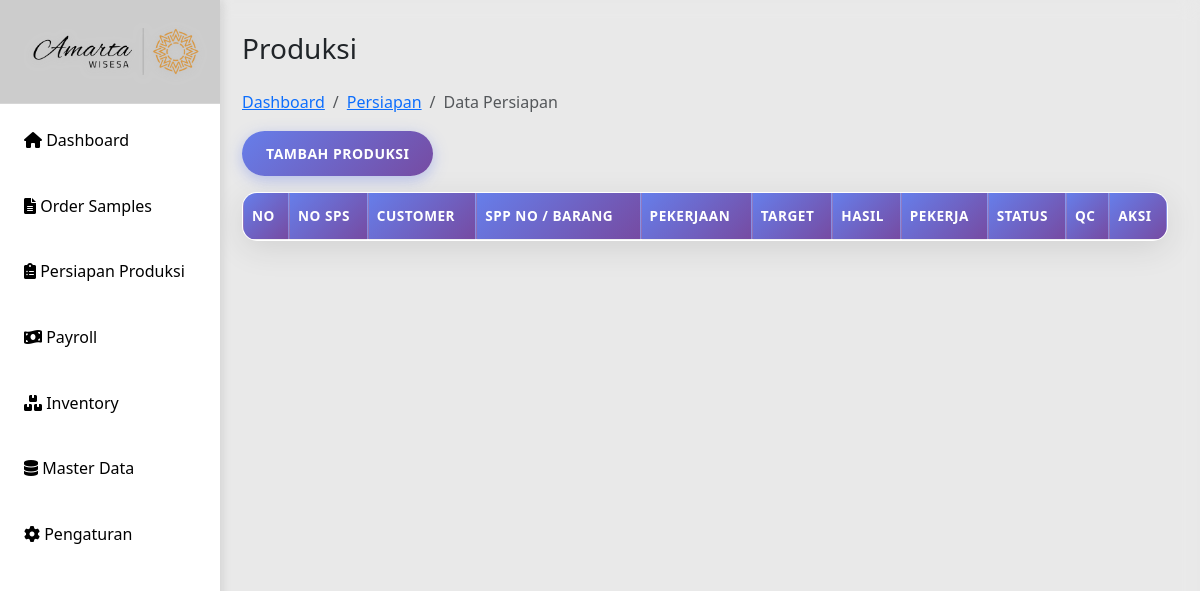
/produksi.php?id_sps=4, run on an earlier commit of the app's database.
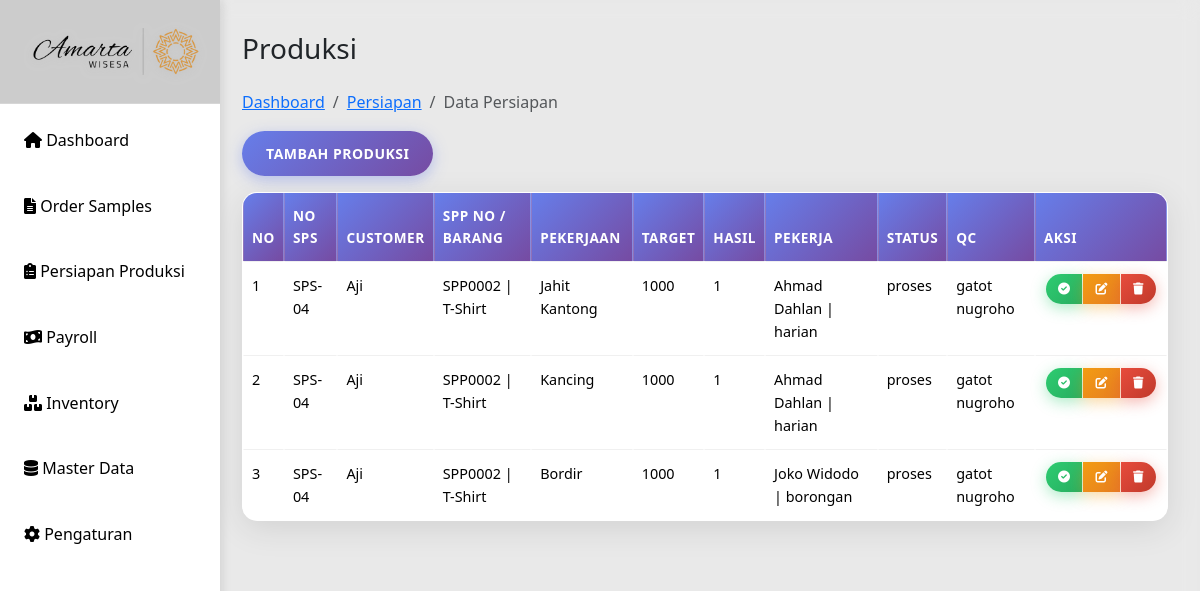
And on a later commit of the database.
### tables this page shows
CREATE TABLE `produksi` (
  `id` int(10) UNSIGNED NOT NULL,
  `id_sps` int(10) UNSIGNED NOT NULL,
  `kerjaan` varchar(255) NOT NULL,
  `target` int(11) DEFAULT 0,
  `hasil` int(11) DEFAULT 0,
  `pekerja` varchar(100) DEFAULT NULL,
  `status` enum('proses','pending','selesai') DEFAULT 'pending',
  `qc` varchar(100) DEFAULT NULL,
  `timestamp` timestamp NOT NULL DEFAULT current_timestamp()
);

CREATE TABLE `sps` (
  `id` int(10) UNSIGNED NOT NULL,
  `tanggal` date DEFAULT NULL,
  `sps_no` varchar(20) DEFAULT NULL,
  `customer` varchar(100) DEFAULT NULL,
  `item` varchar(100) DEFAULT NULL,
  `artikel` varchar(100) DEFAULT NULL,
  `qty` int(11) DEFAULT NULL,
  `size` varchar(20) DEFAULT NULL,
  `sample_product` varchar(255) DEFAULT NULL,
  `design` varchar(255) DEFAULT NULL,
  `st_chart` varchar(255) DEFAULT NULL,
  `material_sm` varchar(255) DEFAULT NULL,
  `pola_sample` varchar(255) DEFAULT NULL,
  `buat_sample` varchar(255) DEFAULT NULL,
  `kirim` date DEFAULT NULL,
  `approval` varchar(100) DEFAULT NULL,
  `sp_srx` varchar(100) DEFAULT NULL
);

CREATE TABLE `persiapan` (
  `id` int(11) UNSIGNED NOT NULL,
  `id_sps` int(10) UNSIGNED NOT NULL,
  `spp_no` varchar(50) NOT NULL DEFAULT '',
  `kode_barang` varchar(50) DEFAULT NULL,
  `nama_barang` varchar(100) DEFAULT NULL,
  `jumlah` int(11) DEFAULT NULL,
  `satuan` varchar(20) DEFAULT NULL,
  `harga` decimal(65,2) DEFAULT NULL,
  `total` decimal(10,2) DEFAULT NULL,
  `tanggal_persiapan` date NOT NULL,
  `pola` varchar(255) DEFAULT NULL,
  `marker` varchar(255) DEFAULT NULL,
  `upload_spk` varchar(255) DEFAULT NULL,
  `status` enum('pending','proses','selesai','batal') DEFAULT 'pending',
  `sp_srx` varchar(255) DEFAULT NULL,
  `created_at` datetime DEFAULT current_timestamp(),
  `updated_at` datetime DEFAULT current_timestamp() ON UPDATE current_timestamp()
);

### produksi.php (the view, shortened to what this page needs)
<?php
include 'includes/header.php';
include 'config/db.php';
$id_sps_row = isset($_GET['id_sps']) ? intval($_GET['id_sps']) : 0;
$sql = "SELECT p.id, p.id_sps, p.kerjaan, p.target, p.hasil, p.pekerja, p.status, p.qc,
               s.sps_no, s.customer, ps.spp_no, ps.nama_barang
        FROM produksi p
        LEFT JOIN sps s ON p.id_sps = s.id
        LEFT JOIN persiapan ps ON ps.id_sps = p.id_sps
        WHERE s.id = $id_sps_row";
$produksi = $conn->query($sql);
if ($produksi) {
    $produksi->data_seek(0);
}
?>
<div class="main-content">
    <div>
        <h1 class="h3 mb-4">Produksi</h1>
        <nav aria-label="breadcrumb">
            <ol class="breadcrumb">
                <li class="breadcrumb-item"><a href="index.php">Dashboard</a></li>
                <li class="breadcrumb-item"><a href="persiapan.php">Persiapan</a></li>
                <li class="breadcrumb-item active">Data Persiapan</li>
            </ol>
        </nav>
    </div>
    <button class="btn btn-primary mb-3" data-bs-toggle="modal" data-bs-target="#produksiModal" onclick="addProduksi()">Tambah Produksi</button>
    <table id="produksiTable" class="table table-bordered">
        <thead>
            <tr>
                <th>No</th>
                <th>No SPS</th>
                <th>Customer</th>
                <th>SPP No / Barang</th>
                <th>Pekerjaan</th>
                <th>Target</th>
                <th>Hasil</th>
                <th>Pekerja</th>
                <th>Status</th>
                <th>QC</th>
                <th>Aksi</th>
            </tr>
        </thead>
        <tbody>
            <?php $no=1; while($row = $produksi->fetch_assoc()): ?>
            <tr>
                <td><?= $no++ ?></td>
                <td><?= $row['sps_no'] ?></td>
                <td><?= $row['customer'] ?></td>
                <td><?= $row['spp_no'].' | '.$row['nama_barang'] ?></td>
                <td><?= $row['kerjaan'] ?></td>
                <td><?= $row['target'] ?></td>
                <td><?= $row['hasil'] ?></td>
                <td><?= $row['pekerja'] ?></td>
                <td><?= $row['status'] ?></td>
                <td><?= $row['qc'] ?></td>
                <td>
                    <div class="btn-group btn-group-sm" role="group">
                    <?php if($row['status'] != 'selesai'): ?>
                        <a href="?approve=<?= $row['id'] ?>" class="btn btn-success btn-sm"
                            onclick="return confirm('Apakah anda yakin ingin menyelesaikan proses ini?')"
                            title="Approve - Tandai Selesai">
                            <i class="fas fa-check-circle"></i>
                        </a>
                    <?php endif; ?>
                    <button class="btn btn-warning btn-sm"
                        onclick="editProduksi(<?= htmlspecialchars(json_encode($row)) ?>)"><i class="fas fa-edit"></i></button>
                    <a href="?delete=<?= $row['id'] ?>" class="btn btn-danger btn-sm"
                        onclick="return confirm('Hapus data ini?')"><i class="fas fa-trash"></i></a>
                    </div>
                </td>
            </tr>
            <?php endwhile; ?>
        </tbody>
    </table>
</div>

### includes/header.php (shortened to what this page needs)
<!DOCTYPE html>
<html lang="id">
<head>
    <link href="https://cdn.jsdelivr.net/npm/bootstrap@5.3.3/dist/css/bootstrap.min.css" rel="stylesheet">
    <link href="https://cdn.jsdelivr.net/npm/bootstrap@5.3.2/dist/css/bootstrap.min.css" rel="stylesheet">
    <link href="https://cdnjs.cloudflare.com/ajax/libs/font-awesome/6.0.0/css/all.min.css" rel="stylesheet">
    <link href="https://cdn.datatables.net/1.13.7/css/dataTables.bootstrap5.min.css" rel="stylesheet">
    <link rel="stylesheet" href="css/style.css">
</head>
<body>
   <?php include 'sidebar.php'; ?>

### includes/sidebar.php
<nav class="sidebar" id="sidebar">
    <div class="sidebar-header">
        <img src="img/amarta-wisesa.png" alt="Amarta Wisesa Logo" class="sidebar-logo">
    </div>
    <ul class="sidebar-nav">
        <li>
            <a href="index.php" class="nav-link <?php echo basename($_SERVER['PHP_SELF']) == 'index.php' ? 'active' : ''; ?>">
                <i class="fas fa-home"></i>
                Dashboard
            </a>
        </li>
        <li>
            <a href="sps-sample.php" class="nav-link <?php echo basename($_SERVER['PHP_SELF']) == 'sps-sample.php' ? 'active' : ''; ?>">
                <i class="fas fa-file-alt"></i>
                Order Samples
            </a>
        </li>
        <li>
            <a href="persiapan.php" class="nav-link <?php echo basename($_SERVER['PHP_SELF']) == 'persiapan.php' ? 'active' : ''; ?>">
                <i class="fas fa-clipboard-list"></i>
                Persiapan Produksi
            </a>
        </li>
        <li>
            <a href="payroll.php" class="nav-link <?php echo basename($_SERVER['PHP_SELF']) == 'payroll.php' ? 'active' : ''; ?>">
                <i class="fas fa-money-bill-wave"></i>
                Payroll
            </a>
        </li>
        <li>
            <a href="inventory.php" class="nav-link <?php echo basename($_SERVER['PHP_SELF']) == 'inventory.php' ? 'active' : ''; ?>">
                <i class="fas fa-boxes"></i>
                Inventory
            </a>
        </li>
        <li>
            <a href="master-data.php" class="nav-link <?php echo basename($_SERVER['PHP_SELF']) == 'master-data.php' ? 'active' : ''; ?>">
                <i class="fas fa-database"></i>
                Master Data
            </a>
        </li>
        <li>
            <a href="pengaturan.php" class="nav-link <?php echo basename($_SERVER['PHP_SELF']) == 'pengaturan.php' ? 'active' : ''; ?>">
                <i class="fas fa-cog"></i>
                Pengaturan
            </a>
        </li>
    </ul>
</nav>

### css/style.css (style rules this page uses)
* { margin: 0; padding: 0; box-sizing: border-box; }
body { font-family: 'Segoe UI', Tahoma, Geneva, Verdana, sans-serif; background: #e7e7e7ff; min-height: 100vh; line-height: 1.6; }
.sidebar { background: #ffffff; width: 260px; height: 100vh; position: fixed; left: -40px; top: 0; padding-top: 0; box-shadow: 4px 0 8px rgba(0,0,0,0.08); overflow-y: auto; transition: all 0.3s cubic-bezier(0.4, 0, 0.2, 1); z-index: 1000; }
.sidebar::before { content: ''; position: absolute; top: 0; left: 0; right: 0; bottom: 0; background: linear-gradient(45deg, rgba(255,255,255,0.3) 0%, rgba(255,255,255,0.1) 50%, rgba(255,255,255,0.2) 100%); pointer-events: none; }
.sidebar-header { background: rgba(0,0,0,0.2); padding: 1.5rem 1rem; text-align: left; backdrop-filter: blur(10px); border-bottom: 1px solid rgba(255,255,255,0.2); }
.sidebar-logo { width: 100%; max-width: 180px; height: auto; margin-left : 50px; transition: all 0.3s ease; filter: drop-shadow(0 2px 4px rgba(189, 189, 189, 0.72)); }
.sidebar ul { list-style: none; }
.sidebar ul li { margin: 0.5rem 1rem; border-radius: 8px; overflow: hidden; transition: all 0.3s ease; }
.sidebar ul li a { color: #000000; text-decoration: none; display: block; padding: 1rem; transition: all 0.3s ease; position: relative; overflow: hidden; }
.sidebar ul li a::before { content: ''; position: absolute; top: 0; left: -100%; width: 100%; height: 100%; background: linear-gradient(90deg, transparent, rgba(255,255,255,0.2), transparent); transition: left 0.5s; }
.main-content { margin-left: 210px; padding: 2rem; background: rgba(255,255,255,0.1); backdrop-filter: blur(10px); min-height: 100vh; }
.table { width: 100%; border-collapse: separate; border-spacing: 0; background: white; border-radius: 15px; overflow: hidden; box-shadow: 0 8px 32px rgba(0,0,0,0.1); border: 1px solid rgba(255,255,255,0.2); }
.table th, .table td { padding: 12px 8px; text-align: left; border-bottom: 1px solid #f0f0f0; font-size: 0.9rem; }
.table th { background: linear-gradient(135deg, #667eea, #764ba2); color: white; font-weight: 600; text-transform: uppercase; letter-spacing: 0.5px; font-size: 0.85rem; }
.table tr { transition: all 0.3s ease; }
.table tr:last-child td { border-bottom: none; }
.table .btn { padding: 6px 12px; font-size: 12px; border-radius: 20px; margin: 0 2px; }
.table .btn i { font-size: 12px; }
.btn { padding: 12px 24px; border: none; border-radius: 25px; cursor: pointer; text-decoration: none; display: inline-block; font-size: 14px; font-weight: 600; text-transform: uppercase; letter-spacing: 0.5px; transition: all 0.3s ease; position: relative; overflow: hidden; }
.btn::before { content: ''; position: absolute; top: 50%; left: 50%; width: 0; height: 0; background: rgba(255,255,255,0.2); border-radius: 50%; transform: translate(-50%, -50%); transition: width 0.6s, height 0.6s; }
.btn-primary { background: linear-gradient(135deg, #667eea, #764ba2); color: white; box-shadow: 0 4px 15px rgba(102,126,234,0.4); }
.btn-success { background: linear-gradient(135deg, #2ecc71, #27ae60); color: white; box-shadow: 0 4px 15px rgba(46,204,113,0.4); }
.btn-danger { background: linear-gradient(135deg, #e74c3c, #c0392b); color: white; box-shadow: 0 4px 15px rgba(231,76,60,0.4); }
.btn-warning { background: linear-gradient(135deg, #f39c12, #e67e22); color: white; box-shadow: 0 4px 15px rgba(243,156,18,0.4); }
.mb-3 { margin-bottom: 1.5rem; }

What changed in the data, as far as the page shows it:
added produksi: id_sps.sps_no "SPS-04", id_sps.customer "Aji", persiapan.spp_no "SPP0002", persiapan.nama_barang "T-Shirt", kerjaan "Jahit Kantong", target "1000", hasil "1", pekerja "Ahmad Dahlan | harian", status "proses", qc "gatot nugroho"
added produksi: id_sps.sps_no "SPS-04", id_sps.customer "Aji", persiapan.spp_no "SPP0002", persiapan.nama_barang "T-Shirt", kerjaan "Kancing", target "1000", hasil "1", pekerja "Ahmad Dahlan | harian", status "proses", qc "gatot nugroho"
added produksi: id_sps.sps_no "SPS-04", id_sps.customer "Aji", persiapan.spp_no "SPP0002", persiapan.nama_barang "T-Shirt", kerjaan "Bordir", target "1000", hasil "1", pekerja "Joko Widodo | borongan", status "proses", qc "gatot nugroho"
